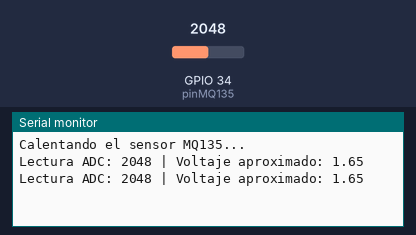
A sketch run on a simulated ESP32. On the bench: the last lines printed to the serial monitor. The inputs (shaded band) are chosen by the test bench; at power-on: GPIO 34 (pinMQ135) = 2048.

Above: at 1.8 s.
1.9 s: GPIO 34 (pinMQ135) set to 2866
At 2.3 s:
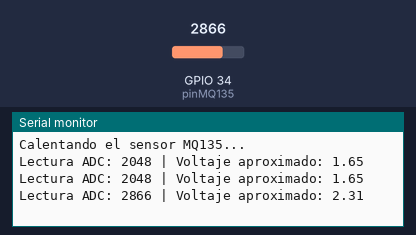
3.4 s: GPIO 34 (pinMQ135) set to 3603
At 4.8 s:
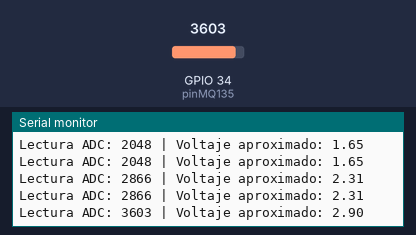
Timing chart, 0 to 6.4 s (numbered marks = the images above; inputs shaded):
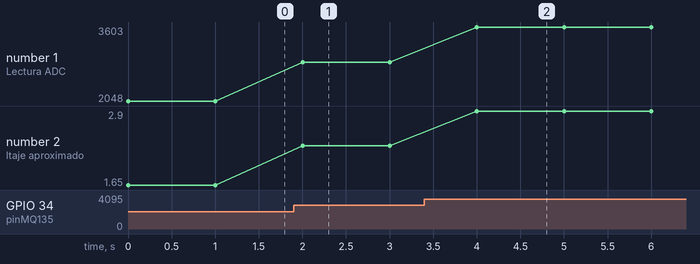

The sketch:

mq135_inicial.ino
```cpp
// Definimos el pin analógico conectado a la 'S' del GPIO 34
const int pinMQ135 = 34;

void setup() {
  Serial.begin(115200);
  pinMode(pinMQ135, INPUT);
  Serial.println("Calentando el sensor MQ135...");

}

void loop() {
  // Leer el valor analógico (0 a 4095 en el ESP32)
  int lecturaRaw = analogRead(pinMQ135);

  // Convertir la lectura a voltaje simulado (Referencia 3.3V del ADC)
  float voltaje = (lecturaRaw / 4095.0) * 3.3;

  Serial.print("Lectura ADC: ");
  Serial.print(lecturaRaw);
  Serial.print(" | Voltaje aproximado: ");
  Serial.println(voltaje);

  delay(1000); // Muestra lecturas cada segundo

}
```

Measured:
- after the input at 1.9 s, the serial monitor: prints a new line after 0.10 s (image 1)
- after the input at 3.4 s, the serial monitor: prints a new line after 0.60 s (image 2)
- plotted number 1: 2048 → 2866 after the input at 1.9 s, 2866 → 3603 after the input at 3.4 s
- plotted number 2: 1.65 → 2.31 after the input at 1.9 s, 2.31 → 2.9 after the input at 3.4 s
